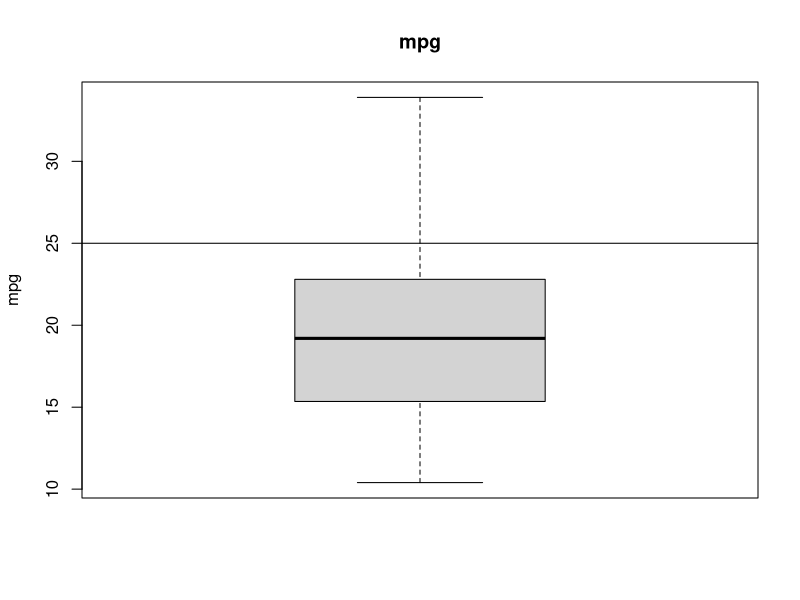
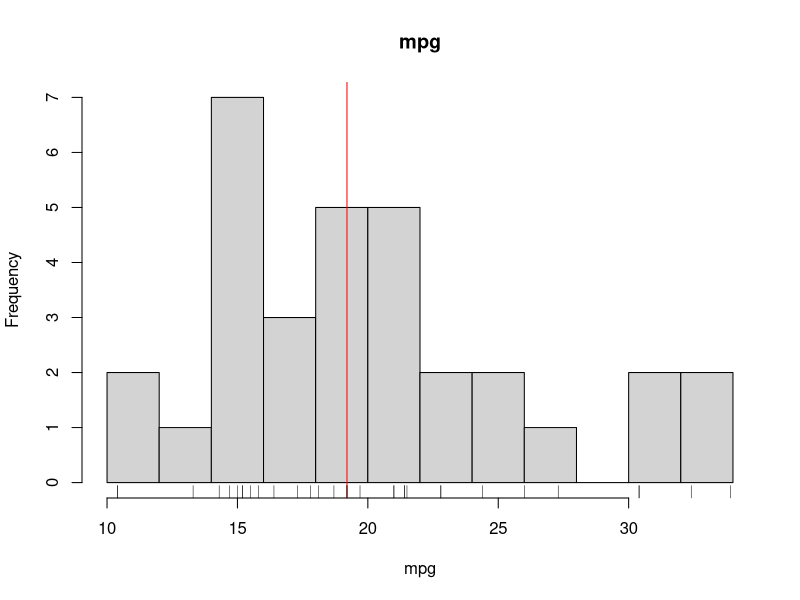
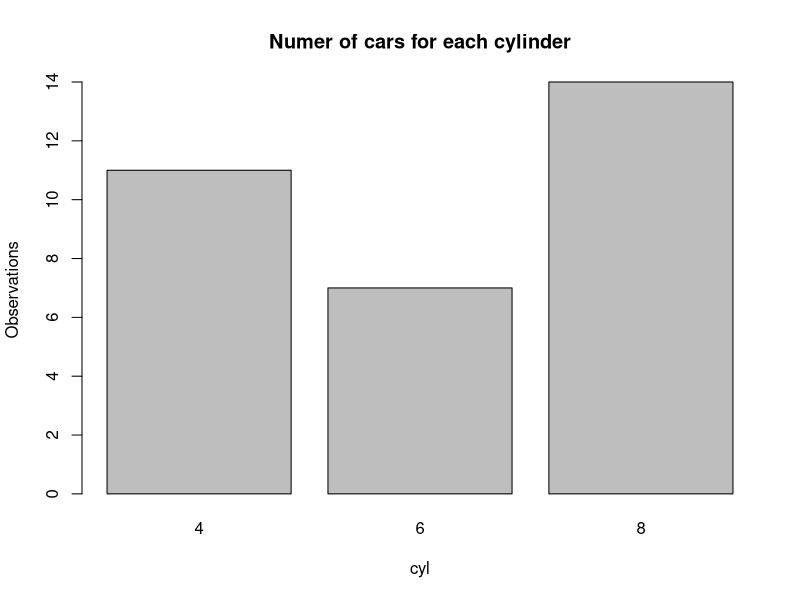
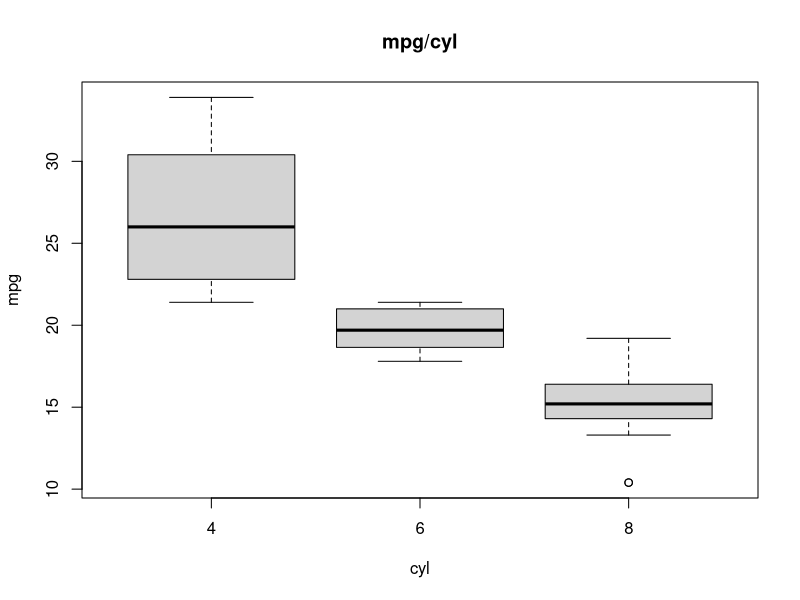
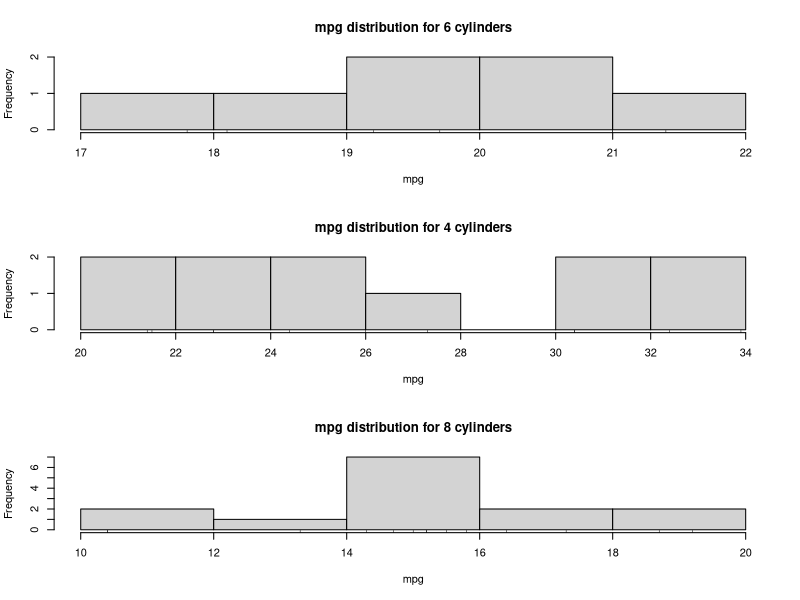
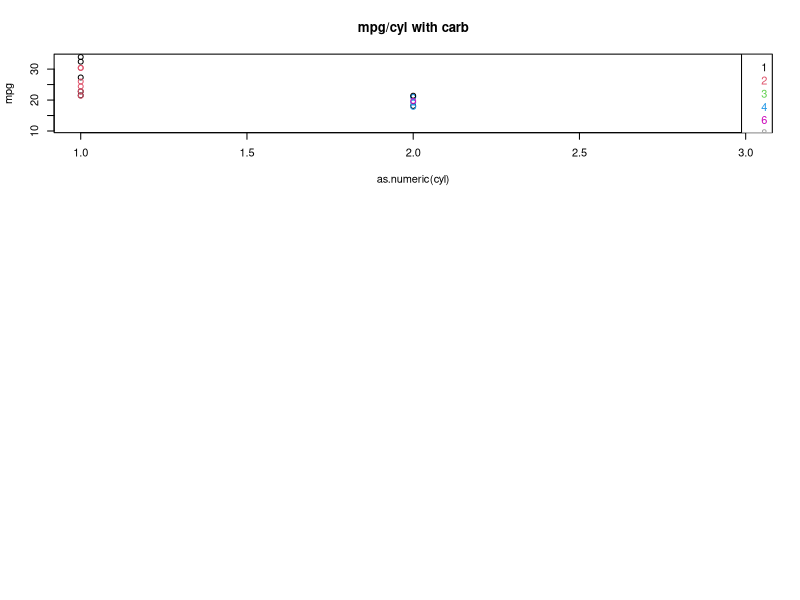
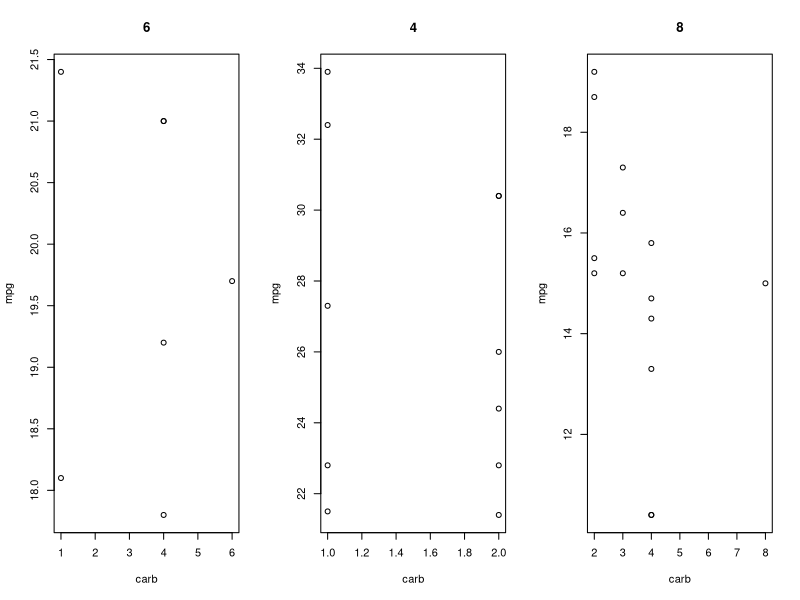

Reproduce these figures in R, in order.
# ########################################################################################
# EDA - Exploratory data analysis
# 
# ########################################################################################


# ########################################################################################
# Libraries
# ########################################################################################

#http://www.r-graph-gallery.com/

###########################################################################################
# Data
###########################################################################################

#Get built in R dataset
data("mtcars")

###########################################################################################
# Data cleaning
###########################################################################################

#Data structure
str(mtcars)

#Preview
head(mtcars)

#Check for NA
sum(is.na(mtcars))

#Tranform numerical to factors if necessary
myMtcars<-transform(mtcars,cyl=factor(cyl))

###########################################################################################
# EDA
###########################################################################################

#Close all graphs
graphics.off()

###########################################################################################
# 1 Dimension

#Distribution summary
summary(myMtcars)

#Boxplot
boxplot(myMtcars$mpg,main="mpg",ylab="mpg")
abline(h=25)

#Histogram
hist(myMtcars$mpg, breaks = 10,main="mpg",xlab="mpg")
abline(v=median(myMtcars$mpg),col="red")
rug(myMtcars$mpg)

#Bar plot
barplot(table(myMtcars$cyl),main="Numer of cars for each cylinder",xlab="cyl",ylab="Observations")

###########################################################################################
# >1 Dimensions

#Boxplot
boxplot(mpg ~ cyl, data = myMtcars,main="mpg/cyl",xlab="cyl",ylab="mpg")

#Histograms
nrows=length(unique(myMtcars$cyl))
ncols=1
par(mfrow=c(nrows,ncols))
for (cyl in unique(myMtcars$cyl)){
  hist(myMtcars$mpg[myMtcars$cyl==cyl],main = paste("mpg distribution for",cyl,"cylinders"),xlab="mpg")
  rug(myMtcars$mpg[myMtcars$cyl==cyl])
}

#Scatterplots
with(myMtcars, plot(as.numeric(cyl),mpg,col=carb,main="mpg/cyl with carb"))
legend("topright",legend=levels(factor(myMtcars$carb)),text.col=levels(factor(myMtcars$carb)))



nrows=1
ncols=length(unique(myMtcars$cyl))
par(mfrow=c(nrows,ncols))
for (cyli in unique(myMtcars$cyl)){
  with(subset(myMtcars,cyl==cyli),plot(carb,mpg,main=cyli))
}

